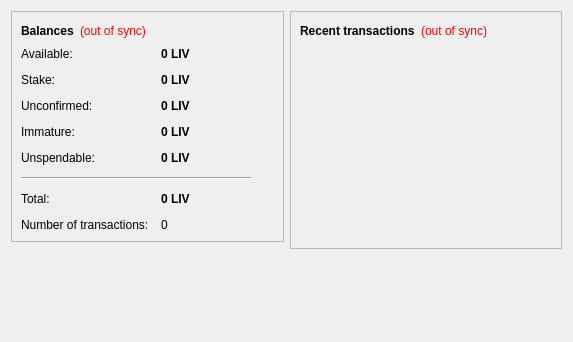
<?xml version="1.0" encoding="UTF-8"?>
<ui version="4.0">
 <class>OverviewPage</class>
 <widget class="QWidget" name="OverviewPage">
  <property name="geometry">
   <rect>
    <x>0</x>
    <y>0</y>
    <width>573</width>
    <height>342</height>
   </rect>
  </property>
  <property name="windowTitle">
   <string>Form</string>
  </property>
  <layout class="QHBoxLayout" name="horizontalLayout" stretch="1,1">
   <item>
    <layout class="QVBoxLayout" name="verticalLayout_2">
     <item>
      <widget class="QFrame" name="frame">
       <property name="frameShape">
        <enum>QFrame::StyledPanel</enum>
       </property>
       <property name="frameShadow">
        <enum>QFrame::Raised</enum>
       </property>
       <layout class="QVBoxLayout" name="verticalLayout_4">
        <item>
         <layout class="QHBoxLayout" name="horizontalLayout_4">
          <item>
           <widget class="QLabel" name="label_5">
            <property name="font">
             <font>
              <weight>75</weight>
              <bold>true</bold>
             </font>
            </property>
            <property name="text">
             <string>Balances</string>
            </property>
           </widget>
          </item>
          <item>
           <widget class="QLabel" name="labelWalletStatus">
            <property name="toolTip">
             <string>The displayed information may be out of date. Your wallet automatically synchronizes with the LiviaCoin network after a connection is established, but this process has not completed yet.</string>
            </property>
            <property name="styleSheet">
             <string notr="true">QLabel { color: red; }</string>
            </property>
            <property name="text">
             <string notr="true">(out of sync)</string>
            </property>
            <property name="alignment">
             <set>Qt::AlignLeading|Qt::AlignLeft|Qt::AlignVCenter</set>
            </property>
           </widget>
          </item>
          <item>
           <spacer name="horizontalSpacer_2">
            <property name="orientation">
             <enum>Qt::Horizontal</enum>
            </property>
            <property name="sizeHint" stdset="0">
             <size>
              <width>40</width>
              <height>20</height>
             </size>
            </property>
           </spacer>
          </item>
         </layout>
        </item>
        <item>
         <layout class="QFormLayout" name="formLayout_2">
          <property name="fieldGrowthPolicy">
           <enum>QFormLayout::AllNonFixedFieldsGrow</enum>
          </property>
          <property name="horizontalSpacing">
           <number>12</number>
          </property>
          <property name="verticalSpacing">
           <number>12</number>
          </property>
          <item row="0" column="0">
           <widget class="QLabel" name="labelAvailableText">
            <property name="toolTip">
             <string>Your current available balance</string>
            </property>
            <property name="text">
             <string>Available:</string>
            </property>
           </widget>
          </item>
          <item row="0" column="1">
           <widget class="QLabel" name="labelAvailable">
            <property name="font">
             <font>
              <weight>75</weight>
              <bold>true</bold>
             </font>
            </property>
            <property name="cursor">
             <cursorShape>IBeamCursor</cursorShape>
            </property>
            <property name="toolTip">
             <string>Your current available balance</string>
            </property>
            <property name="text">
             <string notr="true">0 LIV</string>
            </property>
            <property name="alignment">
             <set>Qt::AlignLeading|Qt::AlignLeft|Qt::AlignVCenter</set>
            </property>
            <property name="textInteractionFlags">
             <set>Qt::LinksAccessibleByMouse|Qt::TextSelectableByKeyboard|Qt::TextSelectableByMouse</set>
            </property>
           </widget>
          </item>
          <item row="1" column="0">
           <widget class="QLabel" name="label_6">
            <property name="toolTip">
             <string>Total of coins that was staked, and do not yet count toward the current balance</string>
            </property>
            <property name="text">
             <string>Stake:</string>
            </property>
           </widget>
          </item>
          <item row="1" column="1">
           <widget class="QLabel" name="labelStake">
            <property name="font">
             <font>
              <weight>75</weight>
              <bold>true</bold>
             </font>
            </property>
            <property name="cursor">
             <cursorShape>IBeamCursor</cursorShape>
            </property>
            <property name="toolTip">
             <string>Total of coins that was staked, and do not yet count toward the current balance</string>
            </property>
            <property name="text">
             <string notr="true">0 LIV</string>
            </property>
            <property name="alignment">
             <set>Qt::AlignLeading|Qt::AlignLeft|Qt::AlignVCenter</set>
            </property>
            <property name="textInteractionFlags">
             <set>Qt::LinksAccessibleByMouse|Qt::TextSelectableByKeyboard|Qt::TextSelectableByMouse</set>
            </property>
           </widget>
          </item>
          <item row="2" column="0">
           <widget class="QLabel" name="label_3">
            <property name="toolTip">
             <string>Total of transactions that have yet to be confirmed, and do not yet count toward the current balance</string>
            </property>
            <property name="text">
             <string>Unconfirmed:</string>
            </property>
           </widget>
          </item>
          <item row="2" column="1">
           <widget class="QLabel" name="labelUnconfirmed">
            <property name="font">
             <font>
              <weight>75</weight>
              <bold>true</bold>
             </font>
            </property>
            <property name="cursor">
             <cursorShape>IBeamCursor</cursorShape>
            </property>
            <property name="toolTip">
             <string>Total of transactions that have yet to be confirmed, and do not yet count toward the current balance</string>
            </property>
            <property name="text">
             <string notr="true">0 LIV</string>
            </property>
            <property name="alignment">
             <set>Qt::AlignLeading|Qt::AlignLeft|Qt::AlignVCenter</set>
            </property>
            <property name="textInteractionFlags">
             <set>Qt::LinksAccessibleByMouse|Qt::TextSelectableByKeyboard|Qt::TextSelectableByMouse</set>
            </property>
           </widget>
          </item>
          <item row="3" column="0">
           <widget class="QLabel" name="labelImmatureText">
            <property name="toolTip">
             <string>Mined balance that has not yet matured</string>
            </property>
            <property name="text">
             <string>Immature:</string>
            </property>
           </widget>
          </item>
          <item row="3" column="1">
           <widget class="QLabel" name="labelImmature">
            <property name="font">
             <font>
              <weight>75</weight>
              <bold>true</bold>
             </font>
            </property>
            <property name="toolTip">
             <string>Mined balance that has not yet matured</string>
            </property>
            <property name="text">
             <string notr="true">0 LIV</string>
            </property>
            <property name="alignment">
             <set>Qt::AlignLeading|Qt::AlignLeft|Qt::AlignVCenter</set>
            </property>
            <property name="textInteractionFlags">
             <set>Qt::LinksAccessibleByMouse|Qt::TextSelectableByKeyboard|Qt::TextSelectableByMouse</set>
            </property>
           </widget>
          </item>
          <item row="4" column="0">
           <widget class="QLabel" name="labelBalanceWatchOnlyText">
            <property name="toolTip">
             <string>Your unspendable balance</string>
            </property>
            <property name="text">
             <string>Unspendable:</string>
            </property>
           </widget>
          </item>
          <item row="4" column="1">
           <widget class="QLabel" name="labelBalanceWatchOnly">
            <property name="font">
             <font>
              <weight>75</weight>
              <bold>true</bold>
             </font>
            </property>
            <property name="cursor">
             <cursorShape>IBeamCursor</cursorShape>
            </property>
            <property name="toolTip">
             <string>Your unspendable balance</string>
            </property>
            <property name="text">
             <string notr="true">0 LIV</string>
            </property>
            <property name="alignment">
             <set>Qt::AlignLeading|Qt::AlignLeft|Qt::AlignVCenter</set>
            </property>
            <property name="textInteractionFlags">
             <set>Qt::LinksAccessibleByMouse|Qt::TextSelectableByKeyboard|Qt::TextSelectableByMouse</set>
            </property>
           </widget>
          </item>
          <item row="5" column="0" colspan="2">
           <widget class="Line" name="line">
            <property name="maximumSize">
             <size>
              <width>230</width>
              <height>16777215</height>
             </size>
            </property>
            <property name="orientation">
             <enum>Qt::Horizontal</enum>
            </property>
           </widget>
          </item>
          <item row="6" column="0">
           <widget class="QLabel" name="labelTotalText">
            <property name="toolTip">
             <string>Your current total balance</string>
            </property>
            <property name="text">
             <string>Total:</string>
            </property>
           </widget>
          </item>
          <item row="6" column="1">
           <widget class="QLabel" name="labelTotal">
            <property name="font">
             <font>
              <weight>75</weight>
              <bold>true</bold>
             </font>
            </property>
            <property name="toolTip">
             <string>Your current total balance</string>
            </property>
            <property name="text">
             <string notr="true">0 LIV</string>
            </property>
            <property name="alignment">
             <set>Qt::AlignLeading|Qt::AlignLeft|Qt::AlignVCenter</set>
            </property>
            <property name="textInteractionFlags">
             <set>Qt::LinksAccessibleByMouse|Qt::TextSelectableByKeyboard|Qt::TextSelectableByMouse</set>
            </property>
           </widget>
          </item>
          <item row="7" column="0">
           <widget class="QLabel" name="label_2">
            <property name="toolTip">
             <string>Total number of transactions in wallet</string>
            </property>
            <property name="text">
             <string>Number of transactions:</string>
            </property>
           </widget>
          </item>
          <item row="7" column="1">
           <widget class="QLabel" name="labelNumTransactions">
            <property name="toolTip">
             <string>Total number of transactions in wallet</string>
            </property>
            <property name="text">
             <string notr="true">0</string>
            </property>
           </widget>
          </item>
         </layout>
        </item>
       </layout>
      </widget>
     </item>
     <item>
      <spacer name="verticalSpacer">
       <property name="orientation">
        <enum>Qt::Vertical</enum>
       </property>
       <property name="sizeHint" stdset="0">
        <size>
         <width>20</width>
         <height>40</height>
        </size>
       </property>
      </spacer>
     </item>
    </layout>
   </item>
   <item>
    <layout class="QVBoxLayout" name="verticalLayout_3">
     <item>
      <widget class="QFrame" name="frame_2">
       <property name="frameShape">
        <enum>QFrame::StyledPanel</enum>
       </property>
       <property name="frameShadow">
        <enum>QFrame::Raised</enum>
       </property>
       <layout class="QVBoxLayout" name="verticalLayout">
        <item>
         <layout class="QHBoxLayout" name="horizontalLayout_2">
          <item>
           <widget class="QLabel" name="label_4">
            <property name="text">
             <string>&lt;b&gt;Recent transactions&lt;/b&gt;</string>
            </property>
           </widget>
          </item>
          <item>
           <widget class="QLabel" name="labelTransactionsStatus">
            <property name="toolTip">
             <string>The displayed information may be out of date. Your wallet automatically synchronizes with the LiviaCoin network after a connection is established, but this process has not completed yet.</string>
            </property>
            <property name="styleSheet">
             <string notr="true">QLabel { color: red; }</string>
            </property>
            <property name="text">
             <string notr="true">(out of sync)</string>
            </property>
            <property name="alignment">
             <set>Qt::AlignRight|Qt::AlignTrailing|Qt::AlignVCenter</set>
            </property>
           </widget>
          </item>
          <item>
           <spacer name="horizontalSpacer">
            <property name="orientation">
             <enum>Qt::Horizontal</enum>
            </property>
            <property name="sizeHint" stdset="0">
             <size>
              <width>40</width>
              <height>20</height>
             </size>
            </property>
           </spacer>
          </item>
         </layout>
        </item>
        <item>
         <widget class="QListView" name="listTransactions">
          <property name="styleSheet">
           <string notr="true">QListView { background: transparent; }</string>
          </property>
          <property name="frameShape">
           <enum>QFrame::NoFrame</enum>
          </property>
          <property name="verticalScrollBarPolicy">
           <enum>Qt::ScrollBarAlwaysOff</enum>
          </property>
          <property name="horizontalScrollBarPolicy">
           <enum>Qt::ScrollBarAlwaysOff</enum>
          </property>
          <property name="selectionMode">
           <enum>QAbstractItemView::NoSelection</enum>
          </property>
         </widget>
        </item>
       </layout>
      </widget>
     </item>
     <item>
      <spacer name="verticalSpacer_2">
       <property name="orientation">
        <enum>Qt::Vertical</enum>
       </property>
       <property name="sizeHint" stdset="0">
        <size>
         <width>20</width>
         <height>40</height>
        </size>
       </property>
      </spacer>
     </item>
    </layout>
   </item>
  </layout>
 </widget>
 <resources/>
 <connections/>
</ui>
